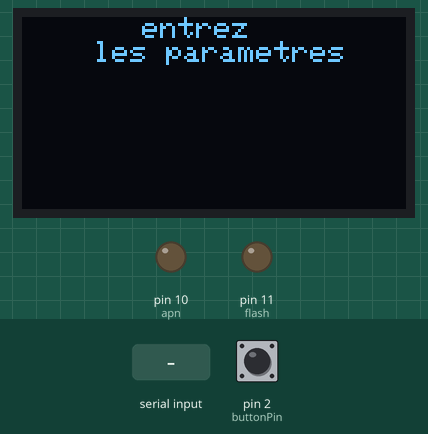
Recording of a sketch running on a simulated Arduino Uno, built with avr-gcc and run on an emulated ATmega328P. Parts: 128×64 one-colour display, output pins drawn as LEDs (lit = HIGH). Inputs (shaded band) come from the test bench; at power-on: pin 2 (buttonPin) HIGH. What the sketch prints to the serial monitor is not drawn.

Above: at 1.0 s.
1.1 s: "o" received over Serial
3.6 s: "90,45,200\n" received over Serial
6.1 s: "30,150,10\n" received over Serial
8.6 s: "90,45\n" received over Serial
At 10.9 s:
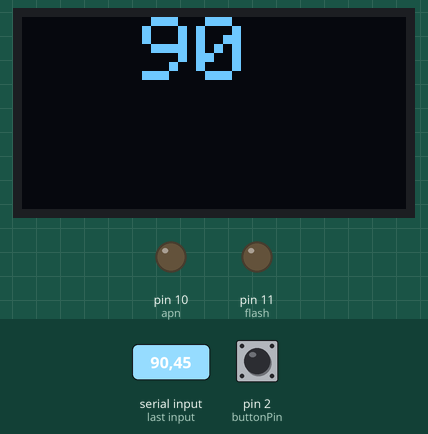
At 17.55 s:
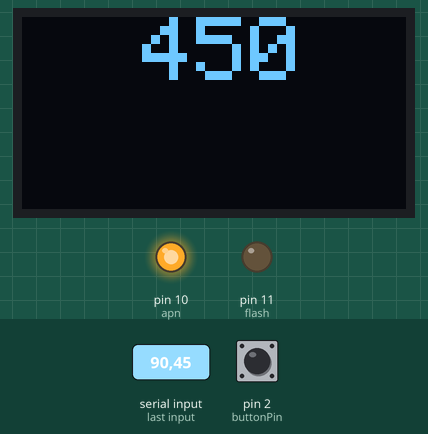
Timing chart, 0 to 19.2 s (numbered marks = the images above; inputs shaded):
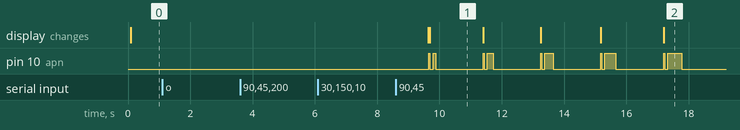

Measured:
- after the input at 1.1 s, every drawn part: stays the same
- after the input at 3.6 s, every drawn part: stays the same
- after the input at 6.1 s, every drawn part: stays the same
- after the input at 8.6 s, the display: first changes after 1.0 s (image 1 shows a later state)
- what the display in image 1 shows lasts 1.7 s, from 9.7 s to 11.4 s

The sketch:

latence_apn_flash.ino
```cpp
#include <Wire.h>
#include <Adafruit_GFX.h>
#include <Adafruit_SSD1306.h>

Adafruit_SSD1306 display(-1);
int apn = 10;             //pin apn
int flash = 11;           // pin flash/led
int buttonState = 0;      //etat du bouton
const int buttonPin = 2;  // pin bouton poussoir
int latence = 50;
int cliches = 5;
int inc_latence = 5;
String lecture_moniteur = "";
int onoff = 1;

void setup() {
  // initialize with the I2C addr 0x3C
  display.begin(SSD1306_SWITCHCAPVCC, 0x3C);

  // Clear the buffer.
  display.clearDisplay();
  display.setTextSize(2);
  display.setTextColor(WHITE);
  display.setCursor(40, 0);
  display.display();

  Serial.begin(9600);

  pinMode(apn, OUTPUT);
  pinMode(flash, OUTPUT);
  pinMode(buttonPin, INPUT_PULLUP);

  debut();
}
void loop() {


  buttonState = digitalRead(buttonPin);  //lecture bouton


  if (buttonState == HIGH) {  //si le bouton poussoir est préssé  : lancement de la sequence
    for (int i = 1; i <= cliches; i++) {
      // Display Text
      display.clearDisplay();
      display.setTextSize(3);
      display.setTextColor(WHITE);
      display.setCursor(40, 0);
      display.println(latence);
      display.display();
      if (onoff == 1) {
        digitalWrite(apn, HIGH);  // déclenchement appareil photo pour relevage miroir
        delay(30);                // attende pour calcul de la latence
        digitalWrite(apn, LOW);   // remise a zero declencheur
        Serial.print("miroir relevé");
      }
      delay(100);
      digitalWrite(apn, HIGH);    // déclenchement appareil photo
      delay(latence);             // attende pour calcul de la latence
      digitalWrite(flash, HIGH);  // déclenchement flash
      digitalWrite(apn, LOW);     // exctinction appareil photo
      delay(1);                   // durée de l allumage de la led
      digitalWrite(flash, LOW);   //exctinction de la led

      latence = latence + inc_latence;
      delay(1500);
    }
  }
}

void debut() {
  // Display Text
      display.clearDisplay();
      display.setTextSize(1);
      display.setTextColor(WHITE);
      display.setCursor(40, 0);
      display.println("entrez");
      display.println("    les parametres");
      display.display();
  Serial.print("relevage du miroir? (o/n)  : ");  //interrogation moniteur serie miroir relevé
  while (Serial.available() == 0)
    ;
  {
    delay(10);
    lecture_moniteur = Serial.readString();
    lecture_moniteur.trim();  // enleve \r \n espace blanc a la fin de la ligne
    if (lecture_moniteur == "o") {
      onoff = 1;                         //relevé
      Serial.println(lecture_moniteur);  //affichage moniteur reponse oui non
    } else {
      onoff = 0;                         //baissé
      Serial.println(lecture_moniteur);  //affichage moniteur reponse oui non
    }

    Serial.print("début de la premiere valeur de latence? : ");  //interrogation moniteur valeur de latence
    while (Serial.available() == 0)
      ;
    {
      delay(10);
      lecture_moniteur = Serial.readString();
      lecture_moniteur.trim();             // enleve \r \n espace blanc a la fin de la ligne
      latence = lecture_moniteur.toInt();  // conversion caractere/nombre
      Serial.println(latence);             //affichage moniteur serie nombre de clichés
    }
  }

  Serial.print("nombre de clichés? : ");  //interrogation moniteur serie nombre de clichés
  while (Serial.available() == 0)
    ;
  {
    delay(10);
    lecture_moniteur = Serial.readString();
    lecture_moniteur.trim();             // enleve \r \n espace blanc a la fin de la ligne
    cliches = lecture_moniteur.toInt();  // conversion caractere/nombre
    Serial.println(cliches);             //affichage moniteur serie nombre de clichés
  }
  Serial.print("incrémentation de latence ? (en millisecondes) : ");  //interrogation moniteur serie incrémentation de latence
  while (Serial.available() == 0)
    ;
  {
    delay(10);
    lecture_moniteur = Serial.readString();
    lecture_moniteur.trim();                 // // enleve \r \n espace blanc a la fin de la ligne
    inc_latence = lecture_moniteur.toInt();  // conversion caractere/nombre
    Serial.println(inc_latence);             //affichage moniteur serie increment de latence
  }
  Serial.println("prêt pour le déclenchement");  //affichage moniteur serie increment de latence
  display.clearDisplay();
  display.print("READY");
  display.display();
}
```
